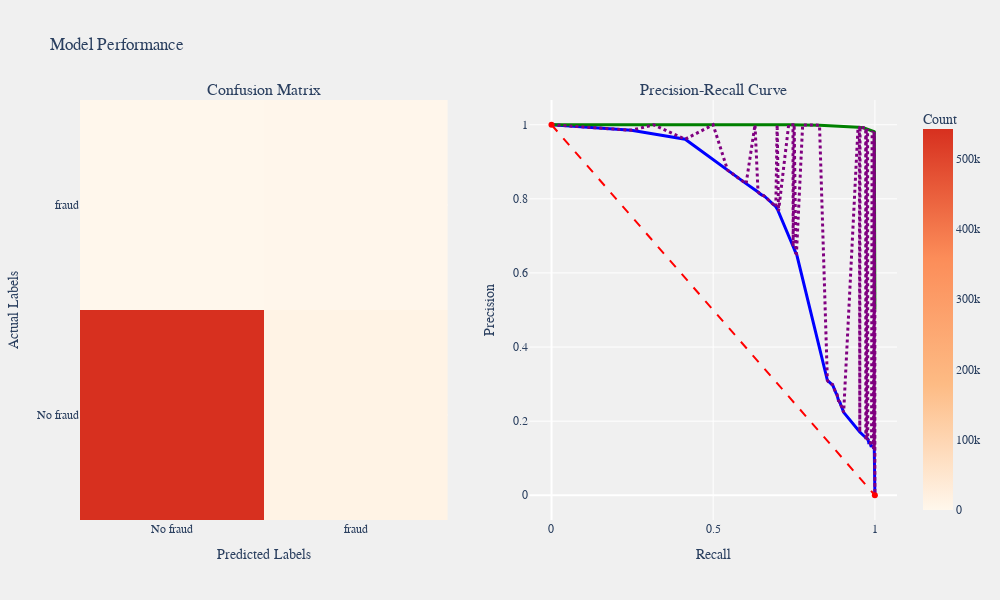

The cell this chart's notebook holds for it:
### Code cell
evaluate_model_interactive(
    DecisionTree, 
    X_train, 
    X_test, 
    y_train, 
    y_test, 
    threshold_plot=False
)

### Figure 1 — Plotly figure (JSON) as saved in the notebook; plotly's stock layout.template omitted (floating-point values rounded to 4 significant figures; data arrays with more than 128 entries replaced by an {"elided": "..."} marker saying what was removed)
{"data": [{"colorbar": {"title": {"text": "Count"}}, "colorscale": [[0, "#FFF7EC"], [0.33, "#FDBB84"], [0.66, "#FC8D59"], [1, "#D7301F"]], "hovertemplate": "True Class: %{y}<br>Predicted: %{x}<br>Count: %{z}<extra></extra>", "showscale": true, "type": "heatmap", "x": ["No fraud", "fraud"], "xaxis": "x", "y": ["No fraud", "fraud"], "yaxis": "y", "z": [[541783, 11791], [45, 2100]], "zmax": 541783, "zmin": 0}, {"hovertemplate": "<b>Recall:</b> %{x}<br><b>Precision:</b> %{y}", "line": {"color": "blue", "width": 3}, "name": "Test Precision-Recall Curve", "type": "scatter", "x": [1.0, 1.0, 0.9995, 0.9991, 0.9986, 0.9981, 0.9977, 0.9972, 0.9967, 0.9958, 0.9958, 0.9916, 0.9897, 0.9879, 0.9869, 0.9846, 0.9814, 0.9814, 0.979, 0.979, 0.9781, 0.9781, 0.9781, 0.9776, 0.9762, 0.9744, 0.9734, 0.973, 0.972, 0.9534, 0.9035, 0.8956, 0.8951, 0.8918, 0.8909, 0.8886, 0.8876, 0.8825, 0.8825, 0.8825, 0.8825, 0.8807, 0.869, 0.8671, 0.8667, 0.8634, 0.8559, 0.8531, 0.7576, 0.7557, 0.7473, 0.7021, 0.7012, 0.7002, 0.6937, 0.6909, 0.69, 0.6881, 0.6569, 0.6522, 0.6485, 0.6429, 0.6387, 0.6019, 0.5445, 0.4135, 0.2471, 0.0], "xaxis": "x2", "y": [0.00386, 0.1211, 0.1255, 0.1263, 0.1266, 0.127, 0.1273, 0.1275, 0.1277, 0.1281, 0.132, 0.1328, 0.1331, 0.1334, 0.1361, 0.1414, 0.1415, 0.1421, 0.1492, 0.1512, 0.1513, 0.1515, 0.1519, 0.1524, 0.1526, 0.1552, 0.1552, 0.1553, 0.1553, 0.1706, 0.2238, 0.242, 0.2426, 0.2511, 0.2513, 0.2555, 0.2556, 0.2723, 0.273, 0.2734, 0.2738, 0.274, 0.2987, 0.299, 0.2991, 0.3018, 0.3065, 0.3103, 0.6523, 0.6534, 0.6716, 0.7664, 0.7677, 0.7691, 0.7786, 0.7816, 0.7831, 0.7834, 0.8084, 0.8096, 0.8116, 0.815, 0.8184, 0.841, 0.8775, 0.961, 0.9851, 1.0], "yaxis": "y2"}, {"hovertemplate": "<b>Recall:</b> %{x}<br><b>Precision:</b> %{y}", "line": {"color": "green", "width": 3}, "name": "Train Precision-Recall Curve", "type": "scatter", "x": [1.0, 1.0, 1.0, 1.0, 1.0, 1.0, 1.0, 1.0, 1.0, 1.0, 0.9999, 0.9999, 0.9999, 0.9999, 0.9998, 0.9996, 0.9996, 0.9995, 0.9989, 0.9986, 0.9985, 0.9985, 0.9984, 0.9984, 0.9983, 0.9976, 0.9976, 0.9975, 0.9975, 0.9915, 0.9775, 0.9735, 0.9734, 0.9716, 0.9715, 0.9701, 0.97, 0.965, 0.9648, 0.9647, 0.9646, 0.9644, 0.9542, 0.9539, 0.9538, 0.9521, 0.9491, 0.948, 0.8289, 0.8287, 0.8225, 0.7839, 0.7833, 0.7828, 0.7794, 0.7779, 0.7772, 0.7767, 0.7504, 0.7483, 0.7467, 0.7395, 0.7335, 0.6978, 0.6294, 0.4998, 0.3162, 0.0], "xaxis": "x2", "y": [0.5014, 0.9745, 0.9756, 0.9758, 0.9759, 0.976, 0.976, 0.9761, 0.9762, 0.9763, 0.9771, 0.9774, 0.9774, 0.9775, 0.9781, 0.9791, 0.9792, 0.9793, 0.9805, 0.9808, 0.9808, 0.9809, 0.9809, 0.9809, 0.981, 0.9814, 0.9814, 0.9814, 0.9814, 0.9837, 0.989, 0.9902, 0.9903, 0.9907, 0.9908, 0.991, 0.991, 0.9918, 0.9918, 0.9918, 0.9918, 0.9919, 0.9928, 0.9929, 0.9929, 0.993, 0.9931, 0.9932, 0.9989, 0.9989, 0.999, 0.9996, 0.9996, 0.9996, 0.9997, 0.9997, 0.9997, 0.9997, 0.9998, 0.9998, 0.9998, 0.9998, 0.9998, 0.9999, 0.9999, 1.0, 1.0, 1.0], "yaxis": "y2"}, {"hovertemplate": "<b>Recall:</b> %{x}<br><b>Precision:</b> %{y}", "line": {"color": "purple", "dash": "dot", "width": 3}, "name": "Overall Precision-Recall Curve", "type": "scatter", "x": {"elided": "136 float values"}, "xaxis": "x2", "y": {"elided": "136 float values"}, "yaxis": "y2"}, {"line": {"color": "red", "dash": "dash", "width": 2}, "name": "Random Chance", "type": "scatter", "x": [0, 1], "xaxis": "x2", "y": [1, 0], "yaxis": "y2"}], "layout": {"annotations": [{"font": {"size": 16}, "showarrow": false, "text": "Confusion Matrix", "x": 0.225, "xanchor": "center", "xref": "paper", "y": 1, "yanchor": "bottom", "yref": "paper"}, {"font": {"size": 16}, "showarrow": false, "text": "Precision-Recall Curve", "x": 0.775, "xanchor": "center", "xref": "paper", "y": 1, "yanchor": "bottom", "yref": "paper"}], "autosize": true, "font": {"family": "Arial", "size": 12}, "height": 600, "paper_bgcolor": "rgba(240,240,240,0.95)", "plot_bgcolor": "rgba(240,240,240,0.95)", "showlegend": false, "title": {"text": "Model Performance"}, "width": 1000, "xaxis": {"anchor": "y", "domain": [0, 0.45], "title": {"text": "Predicted Labels"}}, "xaxis2": {"anchor": "y2", "domain": [0.55, 1], "title": {"text": "Recall"}}, "yaxis": {"anchor": "x", "domain": [0, 1], "title": {"text": "Actual Labels"}}, "yaxis2": {"anchor": "x2", "domain": [0, 1], "title": {"text": "Precision"}}}}
